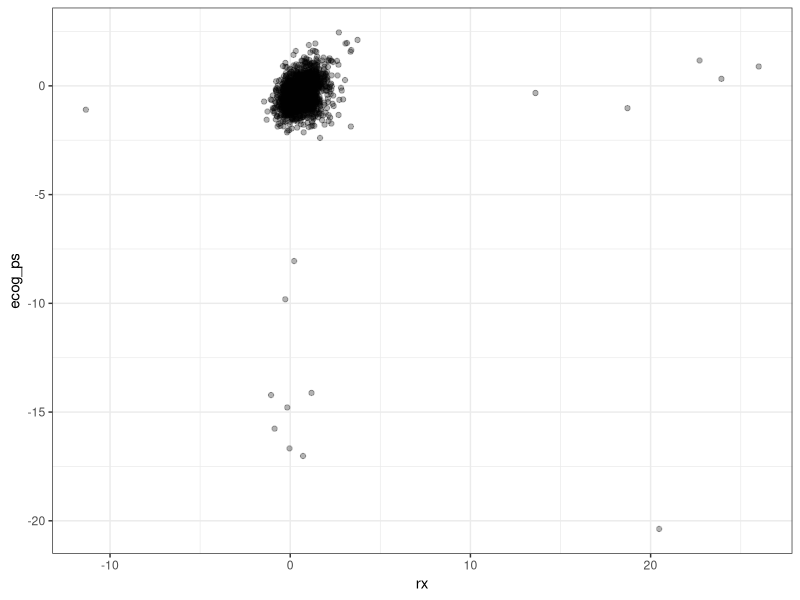
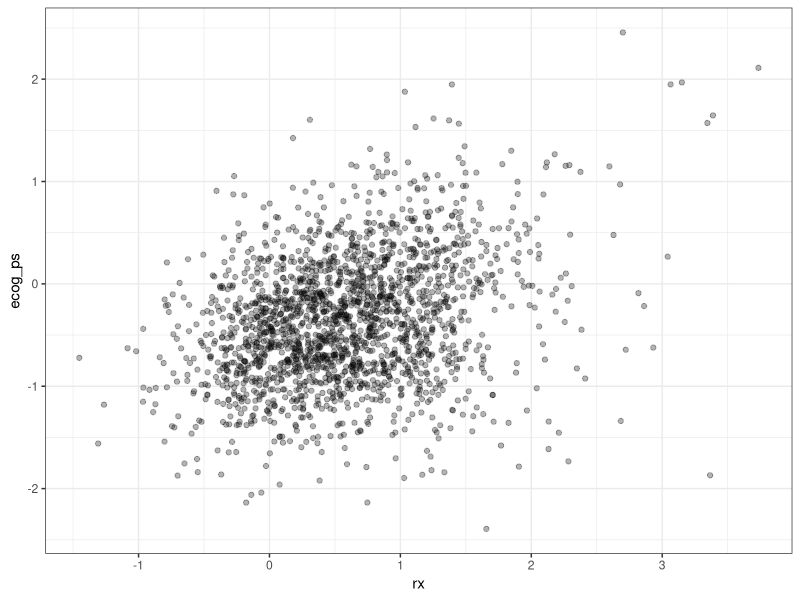

The R source for these figures, in order: (Note: this script raises an error after producing the figures.)
## ---- chunk 1
library(rsample)   
library(purrr)
library(dplyr)
library(ggplot2)
library(survival)
theme_set(theme_bw())
## ---- chunk 2
library(rsample)
library(purrr)
library(dplyr)
library(ggplot2)
library(survival)

f <- Surv(futime, fustat) ~ ecog.ps + rx

# Will be used to fit the models to different bootstrap data sets:
fit_fun <- function(split, ...) {
  survreg(..., data = analysis(split))
}
## ---- chunk 3
set.seed(462)
ov_bt <-
  bootstraps(ovarian, times = 2000, apparent = TRUE) %>%
  mutate(models = map(splits, fit_fun, f, dist = 'weibull'))
ov_bt
## ---- chunk 4
# For one model:
one_model <- 
  ov_bt %>% 
  pull(models) %>% 
  pluck(1)
one_model
one_model %>% broom::tidy()
## ---- chunk 5
ov_bt <-
  ov_bt %>% 
  mutate(
    rx = map_dbl(
      models,
      ~ broom::tidy(.x) %>% filter(term == "rx") %>% pull(estimate)
    ),
    ecog_ps = map_dbl(
      models,
      ~ broom::tidy(.x) %>% filter(term == "ecog.ps") %>% pull(estimate)
    )
  )
## ---- chunk 6
ggplot(ov_bt, aes(x = rx, y = ecog_ps)) + 
  geom_point(alpha = .3)
## ---- chunk 7
ov_bt_filtered <-
  ov_bt %>% 
  mutate(iters = map_int(models, pluck, "iter")) %>% 
  dplyr::filter(iters <= 15)

ggplot(ov_bt_filtered, aes(x = rx, y = ecog_ps)) + 
  geom_point(alpha = .3)
## ---- chunk 8
ov_bt_filtered %>% 
  dplyr::select(rx, ecog_ps) %>% 
  gather(terms, statistic) %>% 
  ggplot(aes(x = statistic)) + 
  geom_histogram(bins = 30, col = "red", fill = "red", alpha = .5) + 
  facet_wrap(~ terms)
## ---- chunk 9
p_ints <- int_pctl(ov_bt_filtered, rx, ecog_ps)
p_ints
## ---- chunk 10
ov_bt_filtered %>% 
  dplyr::select(rx, ecog_ps) %>% 
  gather(statistic, coefficients) %>% 
  ggplot(aes(x = coefficients)) + 
  geom_histogram(bins = 30, col = "red", fill = "red", alpha = .5) + 
  facet_wrap(~ statistic) + 
  geom_vline(data = p_ints, aes(xintercept = lower)) + 
  geom_vline(data = p_ints, aes(xintercept = upper))
## ---- chunk 11
full_model <- survreg(f, data = ovarian, dist = 'weibull')

parametric <- 
  broom::tidy(full_model) %>% 
  dplyr::select(conf.low, estimate, conf.high, term) %>% 
  slice(3:2) %>% 
  rename(lower = conf.low, upper = conf.high, statistic = term) %>% 
  mutate(alpha = 0.05, .method = "parametric") %>% 
  dplyr::select(lower, estimate, upper, alpha, .method, statistic)

intervals <- 
  bind_rows(parametric, p_ints) %>% 
  arrange(statistic)
intervals
## ---- chunk 12
ov_bt_filtered %>% 
  dplyr::select(rx, ecog_ps) %>% 
  gather(statistic, coefficients) %>% 
  ggplot(aes(sample = coefficients))  + 
  facet_wrap(~ statistic) +  
  stat_qq() +
  stat_qq_line()
## ---- chunk 13
ov_bt_filtered <-
  ov_bt_filtered %>%
  mutate(
    rx_var = map_dbl(
      models,
      ~ broom::tidy(.x) %>% filter(term == "rx") %>% pull(std.error)
    ),
    rx_var = rx_var^2,
    ecog_ps_var = map_dbl(
      models,
      ~ broom::tidy(.x) %>% filter(term == "ecog.ps") %>% pull(std.error)
    ),
    ecog_ps_var = ecog_ps_var^2
  )

ov_bt_filtered %>% select(-id, -models, -splits, -iters) %>% slice(1:4)
## ---- chunk 14
t_ints <- int_t(ov_bt_filtered, rx, ecog_ps, var_cols = vars(ends_with("var")))
intervals <- 
  bind_rows(intervals, t_ints) %>% 
  arrange(statistic)
intervals
## ---- chunk 15
mod_coef <- function(split, ..., term_name) {
  res <- survreg(..., data = analysis(split))
  rx_est <-
    broom::tidy(res) %>%
    dplyr::filter(term == term_name) %>%
    pull(estimate)

  rx_est
}

mod_coef(ov_bt_filtered$splits[[1]], f, dist = "weibull", term_name = "rx")
# checking: 
ov_bt_filtered$rx[[1]]
## ---- chunk 16
b_int_rx <- 
  int_bca(
    ov_bt_filtered,
    rx,
    fn = mod_coef,
    args = list(formula = f, dist = "weibull", term_name = "rx")
  )
b_int_ecog <- 
  int_bca(
    ov_bt_filtered,
    ecog_ps,
    fn = mod_coef,
    args = list(formula = f, dist = "weibull", term_name = "ecog.ps")
  )
intervals <- 
  bind_rows(intervals, b_int_rx, b_int_ecog) %>% 
  arrange(statistic)
intervals
